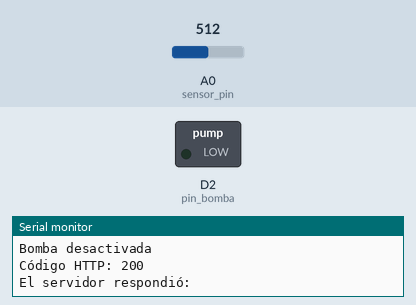
Simulated run of this sketch. Board: ESP8266 (NodeMCU). Parts: switched loads named in the sketch (green lamp = pin HIGH), the last lines printed to the serial monitor. The test bench sets the inputs (shaded band); at power-on: A0 (sensor_pin) = 512. WiFi joins after 1.5 s; servers stay silent unless stated; uploads are accepted with an empty reply.

Above: at 4.7 s.
4.8 s: A0 (sensor_pin) set to 737
9.2 s: A0 (sensor_pin) set to 763
At 12.0 s:
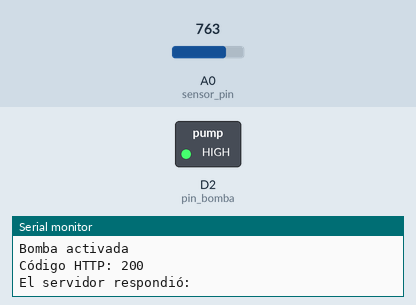
13.6 s: A0 (sensor_pin) set to 716
At 16.1 s:
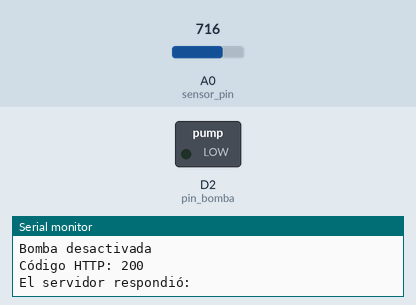
18.0 s: A0 (sensor_pin) set to 900
At 20.1 s:
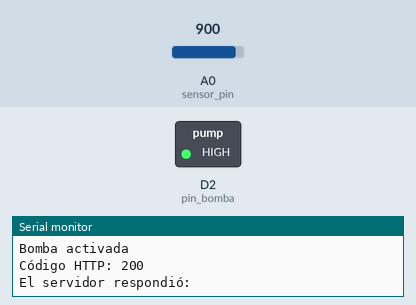
Timing chart, 0 to 21.6 s (numbered marks = the images above; inputs shaded):
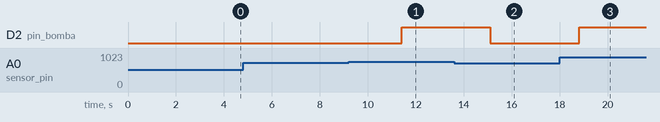

The sketch:

Pry_IngSoft.ino
```cpp
#include <ESP8266HTTPClient.h>
#include <ESP8266WiFiMulti.h>

#include <WiFiClient.h>


// Se definen las credenciales de red
const char* ssid ="";
const char* password ="";

//Asignacion de pines y variables a utilizar
int sensor_pin = A0;
int humedad;
int val_aire = 0;
int pin_bomba = D2;

WiFiClient client;

void setup() {
  Serial.begin(115200);
  Serial.print("Obteniendo datos del sensor...");
  delay(2000);

  WiFi.begin(ssid, password);
  Serial.print("Conectando...");
  while (WiFi.status()!= WL_CONNECTED) {
    delay(500);
    Serial.print(".");
  }
  Serial.println("Conexión OK!");
  Serial.print("IP Local: ");
  Serial.println(WiFi.localIP());

  //Establecer pin_bomba como salida
  pinMode(pin_bomba, OUTPUT);
}

//Lectura de nivel de humedad
void loop(){
    humedad = analogRead(sensor_pin);
    humedad = map(humedad,847,535,0,100);
    Serial.print("Humedad : ");
    Serial.print(humedad);
    Serial.println(" %");
    delay(500);

    //Condicion para activacion de bomba
    if(humedad <= 30){
      digitalWrite(pin_bomba, HIGH);
      Serial.println("Bomba activada");
    }
    else
    {
      digitalWrite(pin_bomba, LOW);
      Serial.println("Bomba desactivada");
    }
    EnvioDatos();
}

//Rutina de envio de datos por POST
void EnvioDatos(){
  if (WiFi.status() == WL_CONNECTED){
     HTTPClient http;  //se crea el objeto http
     String datos_a_enviar = "humedad=" + String(humedad);

     http.begin(client,"");
     http.addHeader("Content-Type", "application/x-www-form-urlencoded"); // defino texto plano..

     int codigo_respuesta = http.POST(datos_a_enviar);

     if (codigo_respuesta>0){
      Serial.println("Código HTTP: "+ String(codigo_respuesta));
        if (codigo_respuesta == 200){
          String cuerpo_respuesta = http.getString();
          Serial.println("El servidor respondió: ");
          Serial.println(cuerpo_respuesta);
        }
     } else {
        Serial.print("Error enviado POST, código: ");
        Serial.println(codigo_respuesta);
     }

       http.end();  //se libera recursos recursos

  } else {
     Serial.println("Error en la conexion WIFI");
  }
  delay(3000); //espera 3s
}
```

Measured:
- the behaviour switches between 748 and 749 on A0 (sensor_pin) (found by bisection; images 0 and 1)
- after the input at 9.2 s, D2 (pin_bomba): LOW → HIGH after 2.2 s
- after the input at 13.6 s, D2 (pin_bomba): HIGH → LOW after 1.5 s
- after the input at 18.0 s, D2 (pin_bomba): LOW → HIGH after 0.81 s
